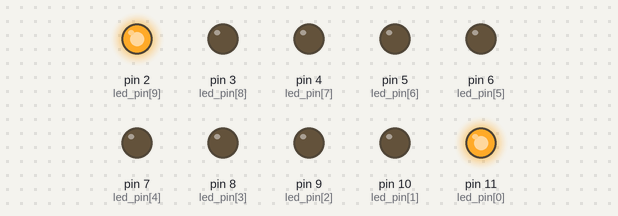
The sketch below on a simulated Arduino Uno, built with avr-gcc and run on an emulated ATmega328P. Parts: output pins drawn as LEDs (lit = HIGH).

Above: at 0.05 s.
At 0.7 s:
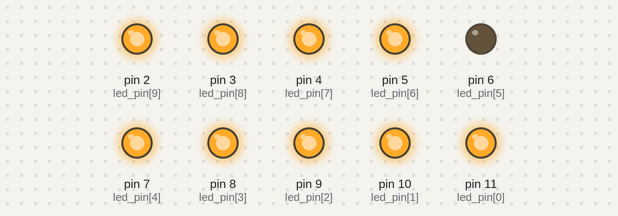
At 0.9 s:
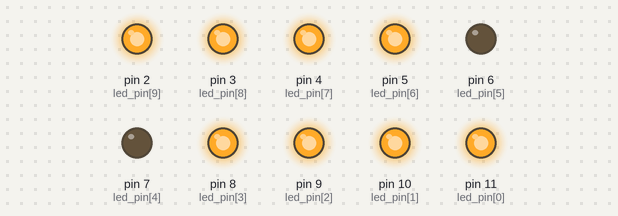
At 1.3 s:
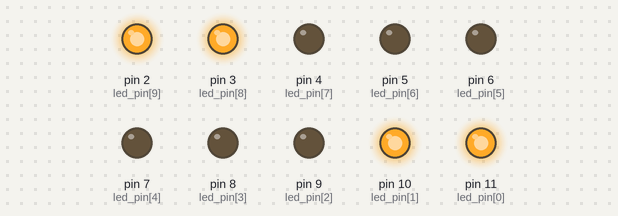
At 2.3 s:
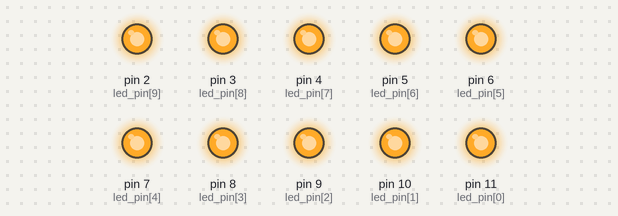
At 3.5 s:
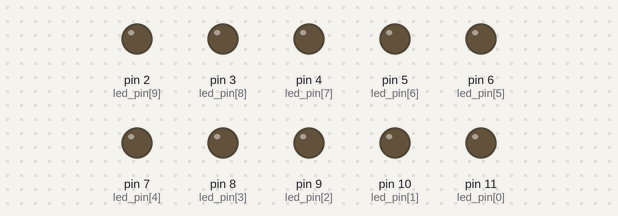
Timing chart, 0 to 4.1 s (numbered marks = the images above):
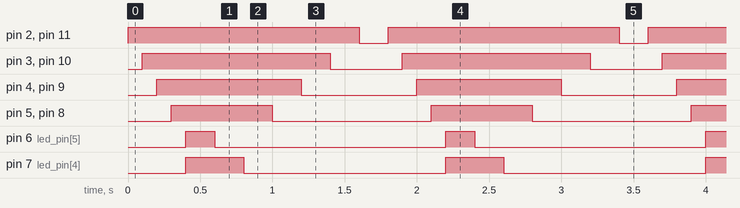

Measured:
- by itself, pin 2 (led_pin[9]), pin 11 (led_pin[0]): alternates HIGH for 1.6 s and LOW for 0.20 s
- by itself, pin 3 (led_pin[8]), pin 10 (led_pin[1]): alternates HIGH for 1.3 s and LOW for 0.50 s
- by itself, pin 4 (led_pin[7]), pin 9 (led_pin[2]): alternates HIGH for 1.0 s and LOW for 0.80 s
- by itself, pin 5 (led_pin[6]), pin 8 (led_pin[3]): alternates HIGH for 0.70 s and LOW for 1.1 s
- by itself, pin 6 (led_pin[5]): alternates HIGH for 0.20 s and LOW for 1.6 s
- by itself, pin 7 (led_pin[4]): alternates HIGH for 0.40 s and LOW for 1.4 s

The sketch:

Bai2.ino
```cpp
const int n_led = 10;
const int led_pin[n_led] = {11, 10, 9, 8, 7, 6, 5, 4, 3, 2};

void setup() {
  for (int i = 0; i < n_led; i++) {
    pinMode(led_pin[i], OUTPUT);
  }
}

void loop() {
  for (int i = 0; i < n_led/2; i++) {
    digitalWrite(led_pin[i], HIGH);
    digitalWrite(led_pin[n_led-i-1], HIGH);
    delay(100);
  }

  digitalWrite(led_pin[n_led/2], HIGH);
  delay(100);

  digitalWrite(led_pin[n_led/2], LOW);
  delay(200);

  for (int i = n_led/2-1; i >= 0; i--) {
    digitalWrite(led_pin[i], LOW);
    digitalWrite(led_pin[n_led-i-1], LOW);
    delay(200);
  }
}
```
